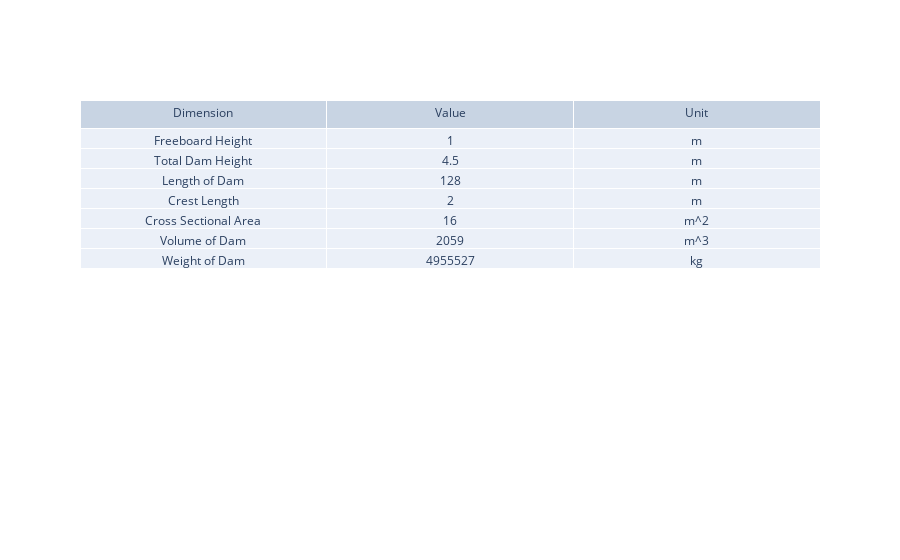

Notebook cell for this chart:
### Code cell
import plotly.graph_objects as go

fig = go.Figure(data=[go.Table(header=dict(values=['Dimension', 'Value', 'Unit']),
                 cells=dict(values=[['Freeboard Height','Total Dam Height','Length of Dam','Crest Length','Cross Sectional Area','Volume of Dam','Weight of Dam'], 
                                    [float(Freeboard_Height), float(Total_Height), float(Length), float(Crest), float(round(Cross_Section,0)), float(round(Volume_Anicut,0)), float(round(Weight_Anicut,0))], 
                                    ['m','m','m','m','m^2','m^3','kg']]))
                     ])
fig.show()

### Figure 1 — Plotly figure (JSON) as saved in the notebook; plotly's stock layout.template omitted (floating-point values rounded to 4 significant figures)
{"data": [{"cells": {"values": [["Freeboard Height", "Total Dam Height", "Length of Dam", "Crest Length", "Cross Sectional Area", "Volume of Dam", "Weight of Dam"], [1, 4.5, 128, 2, 16, 2059, 4955527], ["m", "m", "m", "m", "m^2", "m^3", "kg"]]}, "header": {"values": ["Dimension", "Value", "Unit"]}, "type": "table"}], "layout": {}}
